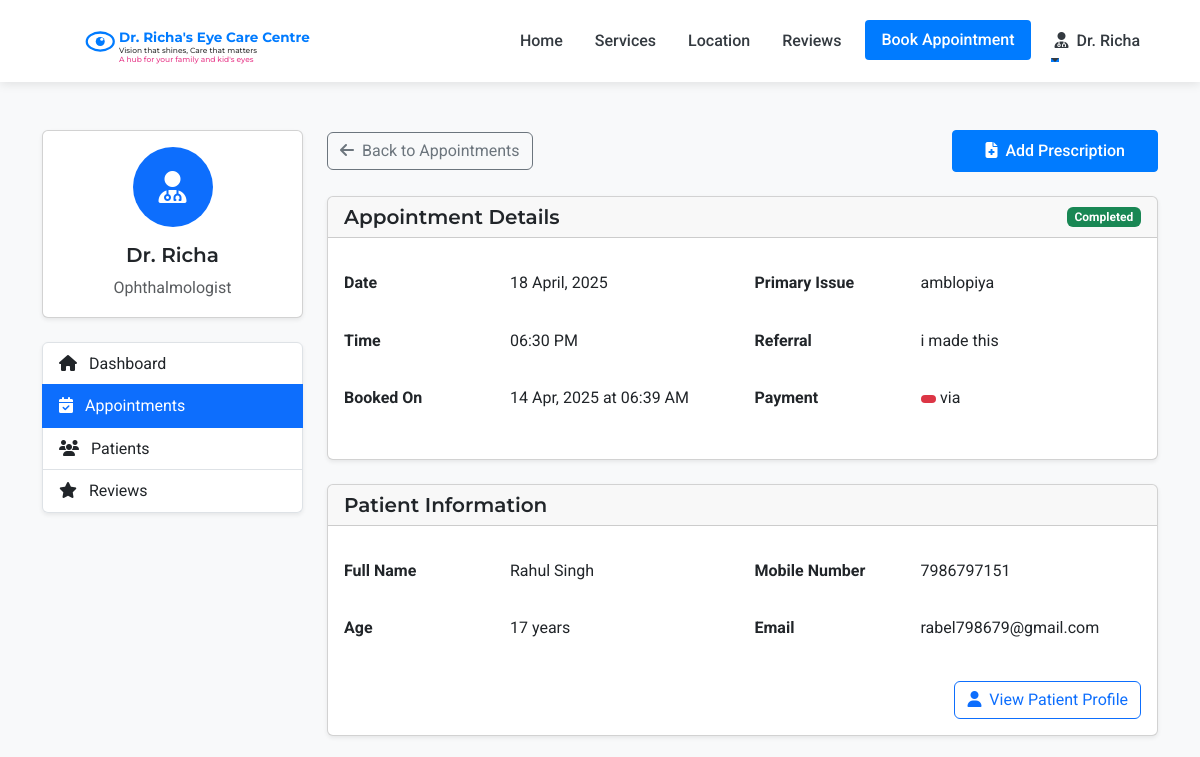
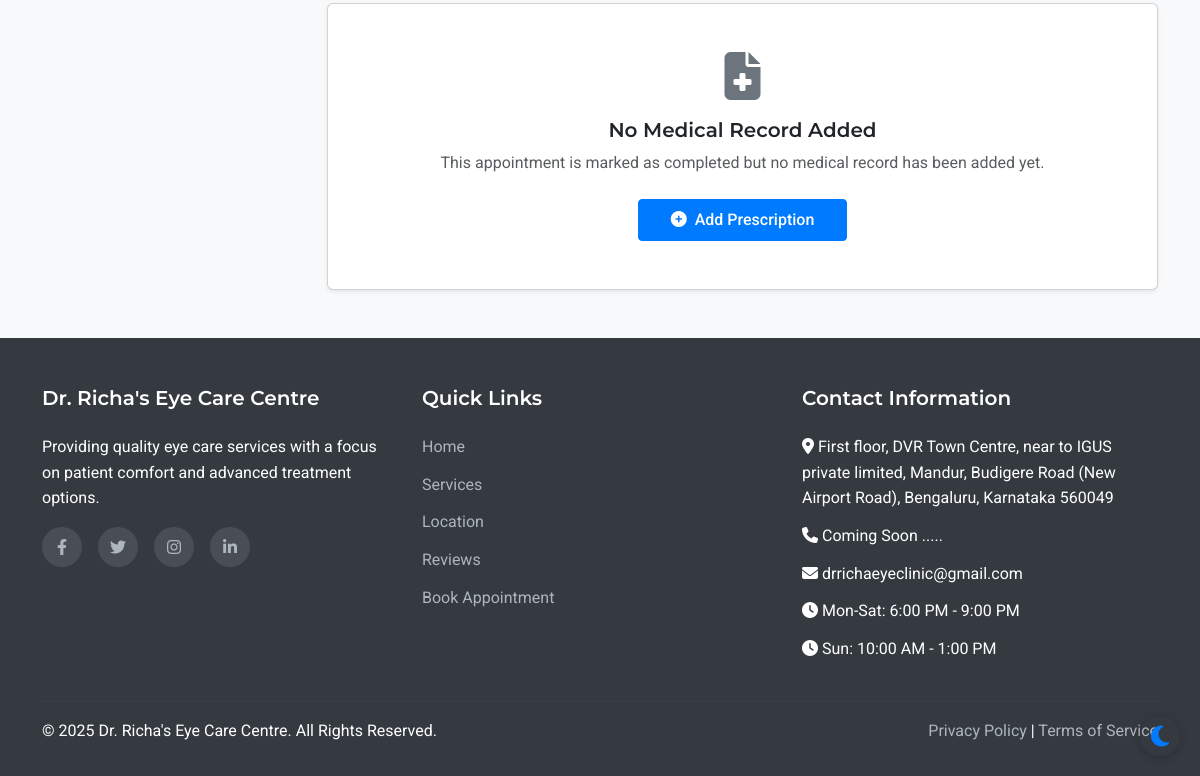
The app's page /admin/appointment/5 (signed in), older data (2 pictures, top to bottom).
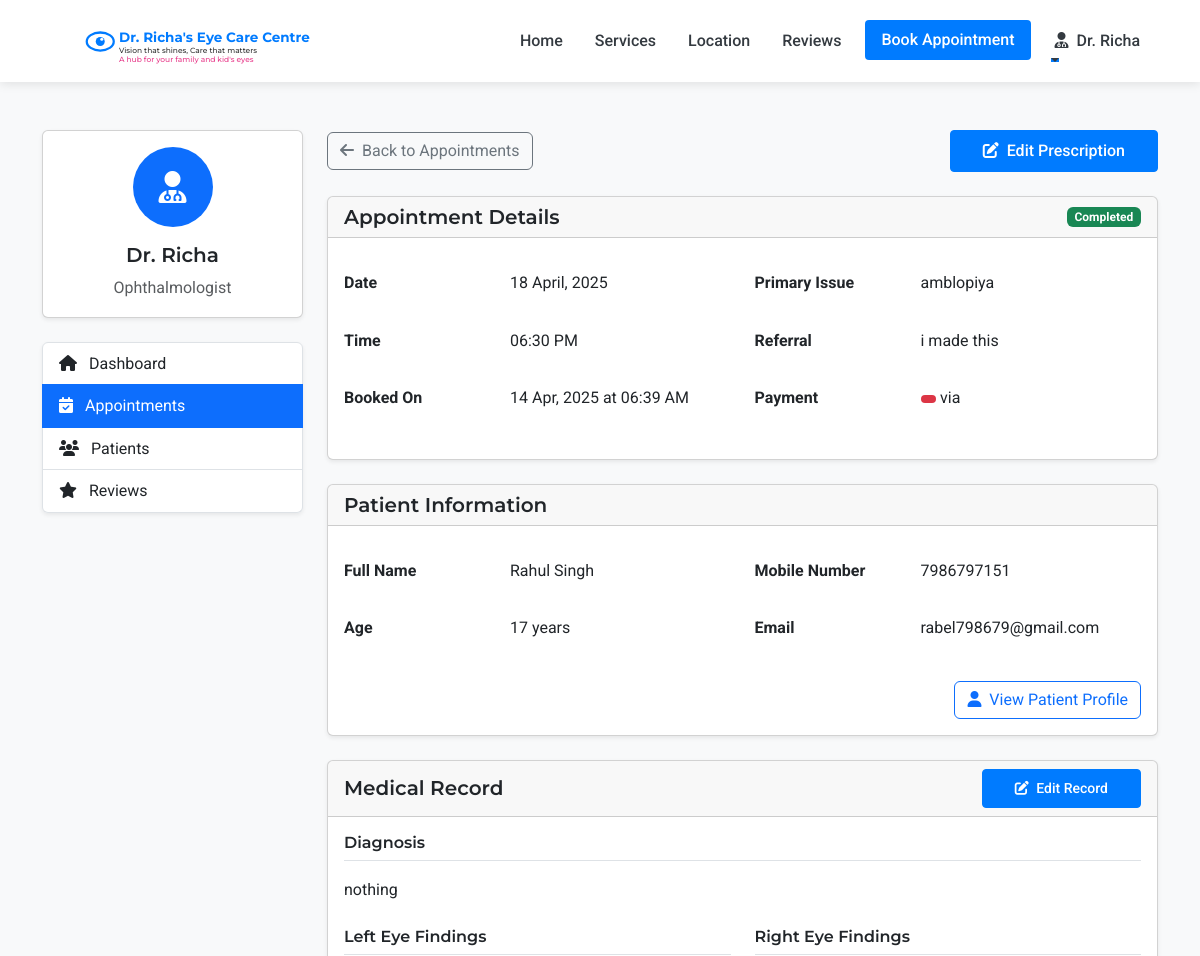
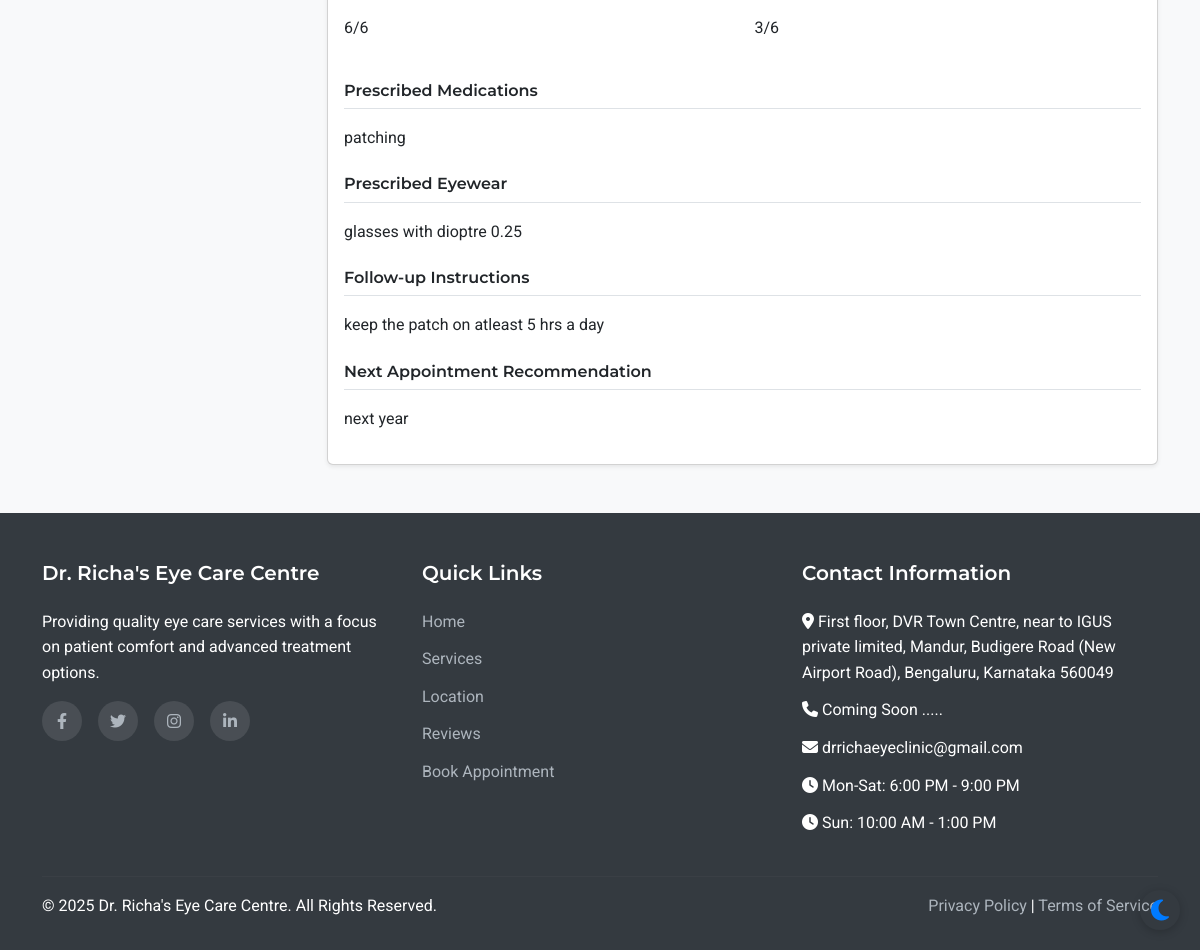
The same page, newer data (2 pictures, top to bottom).
### models.py (models this page shows, shortened)
class Appointment(db.Model):
    id = db.Column(db.Integer, primary_key=True)
    patient_id = db.Column(db.Integer, db.ForeignKey('patient.id'), nullable=False)
    appointment_date = db.Column(db.Date, nullable=False)
    appointment_time = db.Column(db.Time, nullable=False)
    primary_issue = db.Column(db.Text, nullable=True)
    referral_info = db.Column(db.String(255), nullable=True)
    status = db.Column(db.String(20), default='scheduled')  # scheduled, completed, cancelled
    created_at = db.Column(db.DateTime, default=datetime.utcnow)
    consultation_fee = db.Column(db.Float, nullable=False, default=500.0)
    payment_status = db.Column(db.String(20), default='pending')  # pending, paid

class Patient(UserMixin, db.Model):
    id = db.Column(db.Integer, primary_key=True)
    full_name = db.Column(db.String(100), nullable=False)
    mobile_number = db.Column(db.String(15), nullable=False)
    email = db.Column(db.String(100), nullable=True)
    age = db.Column(db.Integer, nullable=False)
    password_hash = db.Column(db.String(256), nullable=True)
    is_registered = db.Column(db.Boolean, default=False)
    created_at = db.Column(db.DateTime, nullable=False, default=datetime.utcnow)
    appointments = db.relationship('Appointment', backref='patient', lazy=True)

class MedicalRecord(db.Model):
    id = db.Column(db.Integer, primary_key=True)
    appointment_id = db.Column(db.Integer, db.ForeignKey('appointment.id'), nullable=False)
    appointment = db.relationship('Appointment', backref='medical_record', uselist=False)
    left_eye_assessment = db.Column(db.Text, nullable=True)
    right_eye_assessment = db.Column(db.Text, nullable=True)
    doctor_notes = db.Column(db.Text, nullable=True)
    left_eye_findings = db.Column(db.Text, nullable=True)
    right_eye_findings = db.Column(db.Text, nullable=True)
    additional_remarks = db.Column(db.Text, nullable=True)
    diagnosis = db.Column(db.Text, nullable=True)
    prescribed_medications = db.Column(db.Text, nullable=True)
    prescribed_eyewear = db.Column(db.Text, nullable=True)
    follow_up_instructions = db.Column(db.Text, nullable=True)
    next_appointment_recommendation = db.Column(db.Text, nullable=True)
    created_at = db.Column(db.DateTime, default=datetime.utcnow)
    updated_at = db.Column(db.DateTime, default=datetime.utcnow, onupdate=datetime.utcnow)

### routes.py (the view, shortened to what this page needs)
@app.route('/admin/appointment/<int:appointment_id>', methods=['GET', 'POST'])
@login_required
def admin_appointment_view(appointment_id):
    if not (isinstance(current_user, Admin) or isinstance(current_user, Assistant) or isinstance(current_user, Doctor)):
        flash('Access denied. Staff privileges required.', 'danger')
        return redirect(url_for('index'))
    appointment = Appointment.query.get_or_404(appointment_id)
    medical_record = MedicalRecord.query.filter_by(appointment_id=appointment_id).first()
    has_medical_record = medical_record is not None
    return render_template('admin/appointment_view.html',
                           appointment=appointment,
                           medical_record=medical_record,
                           has_medical_record=has_medical_record)

### templates/admin/appointment_view.html (shortened to what this page needs)
{% extends 'layout.html' %}
{% block content %}
<section class="py-5 bg-light">
    <div class="container">
        <div class="row">
            <div class="col-lg-3 mb-4">
                <div class="card shadow-sm mb-4">
                    <div class="card-body text-center">
                        <div class="avatar-circle bg-primary text-white mb-3">
                            <i class="fas fa-user-md fa-2x"></i>
                        </div>
                        <h5 class="card-title">Dr. Richa</h5>
                        <p class="card-text text-muted">Ophthalmologist</p>
                    </div>
                </div>
                <div class="list-group shadow-sm">
                    <a href="{{ url_for('admin_dashboard') }}" class="list-group-item list-group-item-action">
                        <i class="fas fa-home me-2"></i> Dashboard
                    </a>
                    <a href="{{ url_for('admin_appointments') }}" class="list-group-item list-group-item-action active">
                        <i class="fas fa-calendar-check me-2"></i> Appointments
                    </a>
                    <a href="{{ url_for('admin_patients') }}" class="list-group-item list-group-item-action">
                        <i class="fas fa-users me-2"></i> Patients
                    </a>
                    <a href="{{ url_for('admin_reviews') }}" class="list-group-item list-group-item-action">
                        <i class="fas fa-star me-2"></i> Reviews
                    </a>
                </div>
            </div>
            <div class="col-lg-9">
                <div class="d-flex justify-content-between align-items-center mb-4">
                    <a href="{{ url_for('admin_appointments') }}" class="btn btn-outline-secondary">
                        <i class="fas fa-arrow-left me-1"></i> Back to Appointments
                    </a>
                    <div>
                        {% if appointment.status == 'scheduled' %}
                            <form method="POST" action="{{ url_for('admin_appointment_view', appointment_id=appointment.id) }}" class="d-inline">
                                <input type="hidden" name="csrf_token" value="{{ csrf_token() }}">
                                <input type="hidden" name="action" value="complete">
                                <button type="submit" class="btn btn-success me-2">
                                    <i class="fas fa-check me-1"></i> Mark as Completed
                                </button>
                            </form>
                            <form method="POST" action="{{ url_for('admin_appointment_view', appointment_id=appointment.id) }}" class="d-inline">
                                <input type="hidden" name="csrf_token" value="{{ csrf_token() }}">
                                <input type="hidden" name="action" value="cancel">
                                <button type="submit" class="btn btn-danger">
                                    <i class="fas fa-times me-1"></i> Cancel Appointment
                                </button>
                            </form>
                        {% elif appointment.status == 'completed' %}
                            <a href="{{ url_for('admin_add_prescription', appointment_id=appointment.id) }}" class="btn btn-primary">
                                {% if has_medical_record %}
                                    <i class="fas fa-edit me-1"></i> Edit Prescription
                                {% else %}
                                    <i class="fas fa-file-medical me-1"></i> Add Prescription
                                {% endif %}
                            </a>
                        {% endif %}
                    </div>
                </div>
                <div class="card shadow-sm mb-4">
                    <div class="card-header d-flex justify-content-between align-items-center">
                        <h5 class="mb-0">Appointment Details</h5>
                        <span class="badge {% if appointment.status == 'scheduled' %}bg-info{% elif appointment.status == 'completed' %}bg-success{% elif appointment.status == 'cancelled' %}bg-danger{% endif %}">
                            {{ appointment.status|title }}
                        </span>
                    </div>
                    <div class="card-body">
                        <div class="row">
                            <div class="col-md-6">
                                <table class="table table-borderless">
                                    <tr>
                                        <th class="ps-0" style="width: 150px;">Date</th>
                                        <td>{{ appointment.appointment_date.strftime('%d %B, %Y') }}</td>
                                    </tr>
                                    <tr>
                                        <th class="ps-0">Time</th>
                                        <td>{{ appointment.appointment_time.strftime('%I:%M %p') }}</td>
                                    </tr>
                                    <tr>
                                        <th class="ps-0">Booked On</th>
                                        <td>{{ appointment.created_at.strftime('%d %b, %Y at %I:%M %p') }}</td>
                                    </tr>
                                </table>
                            </div>
                            <div class="col-md-6">
                                <table class="table table-borderless">
                                    <tr>
                                        <th class="ps-0" style="width: 150px;">Primary Issue</th>
                                        <td>{{ appointment.primary_issue or 'Not specified' }}</td>
                                    </tr>
                                    <tr>
                                        <th class="ps-0">Referral</th>
                                        <td>{{ appointment.referral_info or 'None' }}</td>
                                    </tr>
                                    {% if appointment.payment %}
                                    <tr>
                                        <th class="ps-0">Payment</th>
                                        <td>
                                            <span class="badge {% if appointment.payment.status == 'completed' %}bg-success{% elif appointment.payment.status == 'pending' %}bg-warning{% else %}bg-danger{% endif %}">
                                            </span>
                                            via {{ appointment.payment.payment_method|title }}
                                        </td>
                                    </tr>
                                    {% endif %}
                                </table>
                            </div>
                        </div>
                    </div>
                </div>
                <div class="card shadow-sm mb-4">
                    <div class="card-header">
                        <h5 class="mb-0">Patient Information</h5>
                    </div>
                    <div class="card-body">
                        <div class="row">
                            <div class="col-md-6">
                                <table class="table table-borderless">
                                    <tr>
                                        <th class="ps-0" style="width: 150px;">Full Name</th>
                                        <td>{{ appointment.patient.full_name }}</td>
                                    </tr>
                                    <tr>
                                        <th class="ps-0">Age</th>
                                        <td>{{ appointment.patient.age }} years</td>
                                    </tr>
                                </table>
                            </div>
                            <div class="col-md-6">
                                <table class="table table-borderless">
                                    <tr>
                                        <th class="ps-0" style="width: 150px;">Mobile Number</th>
                                        <td>{{ appointment.patient.mobile_number }}</td>
                                    </tr>
                                    <tr>
                                        <th class="ps-0">Email</th>
                                        <td>{{ appointment.patient.email or 'Not provided' }}</td>
                                    </tr>
                                </table>
                            </div>
                        </div>
                        <div class="d-grid gap-2 d-md-flex justify-content-md-end mt-2">
                            <a href="{{ url_for('admin_patient_view', patient_id=appointment.patient.id) }}" class="btn btn-outline-primary">
                                <i class="fas fa-user me-1"></i> View Patient Profile
                            </a>
                        </div>
                    </div>
                </div>
                {% if has_medical_record %}
                <div class="card shadow-sm">
                    <div class="card-header d-flex justify-content-between align-items-center">
                        <h5 class="mb-0">Medical Record</h5>
                        <a href="{{ url_for('admin_add_prescription', appointment_id=appointment.id) }}" class="btn btn-sm btn-primary">
                            <i class="fas fa-edit me-1"></i> Edit Record
                        </a>
                    </div>
                    <div class="card-body">
                        <div class="mb-4">
                            <h6 class="border-bottom pb-2 mb-3">Diagnosis</h6>
                            <p>{{ medical_record.diagnosis or 'No diagnosis recorded.' }}</p>
                        </div>
                        <div class="row mb-4">
                            <div class="col-md-6">
                                <h6 class="border-bottom pb-2 mb-3">Left Eye Findings</h6>
                                <p>{{ medical_record.left_eye_findings or 'No findings recorded.' }}</p>
                            </div>
                            <div class="col-md-6">
                                <h6 class="border-bottom pb-2 mb-3">Right Eye Findings</h6>
                                <p>{{ medical_record.right_eye_findings or 'No findings recorded.' }}</p>
                            </div>
                        </div>
                        <div class="mb-4">
                            <h6 class="border-bottom pb-2 mb-3">Prescribed Medications</h6>
                            <p>{{ medical_record.prescribed_medications or 'No medications prescribed.' }}</p>
                        </div>
                        <div class="mb-4">
                            <h6 class="border-bottom pb-2 mb-3">Prescribed Eyewear</h6>
                            <p>{{ medical_record.prescribed_eyewear or 'No eyewear prescribed.' }}</p>
                        </div>
                        <div class="mb-4">
                            <h6 class="border-bottom pb-2 mb-3">Follow-up Instructions</h6>
                            <p>{{ medical_record.follow_up_instructions or 'No follow-up instructions provided.' }}</p>
                        </div>
                        <div>
                            <h6 class="border-bottom pb-2 mb-3">Next Appointment Recommendation</h6>
                            <p>{{ medical_record.next_appointment_recommendation or 'No recommendation for next appointment.' }}</p>
                        </div>
                    </div>
                </div>
                {% elif appointment.status == 'completed' %}
                <div class="card shadow-sm">
                    <div class="card-body text-center py-5">
                        <div class="mb-3">
                            <i class="fas fa-file-medical fa-3x text-secondary"></i>
                        </div>
                        <h5>No Medical Record Added</h5>
                        <p class="text-muted">This appointment is marked as completed but no medical record has been added yet.</p>
                        <a href="{{ url_for('admin_add_prescription', appointment_id=appointment.id) }}" class="btn btn-primary mt-2">
                            <i class="fas fa-plus-circle me-1"></i> Add Prescription
                        </a>
                    </div>
                </div>
                {% endif %}
            </div>
        </div>
    </div>
</section>
{% endblock %}

Row changes from the older to the newer data that the page shows:
added MedicalRecord: diagnosis "nothing", left_eye_findings "6/6", right_eye_findings "3/6", prescribed_medications "patching", prescribed_eyewear "glasses with dioptre 0.25", follow_up_instructions "keep the patch on atleast 5 hrs a day", next_appointment_recommendation "next year"
Text that changed along with them:
text no longer shown: "Add Prescription No Medical Record Added This appointment is marked as completed but no medical record has been added yet. Add Prescription"
text now shown: "Edit Prescription Medical Record Edit Record Diagnosis Left Eye Findings Right Eye Findings Prescribed Medications Prescribed Eyewear Follow-up Instructions Next Appointment Recommendation"
